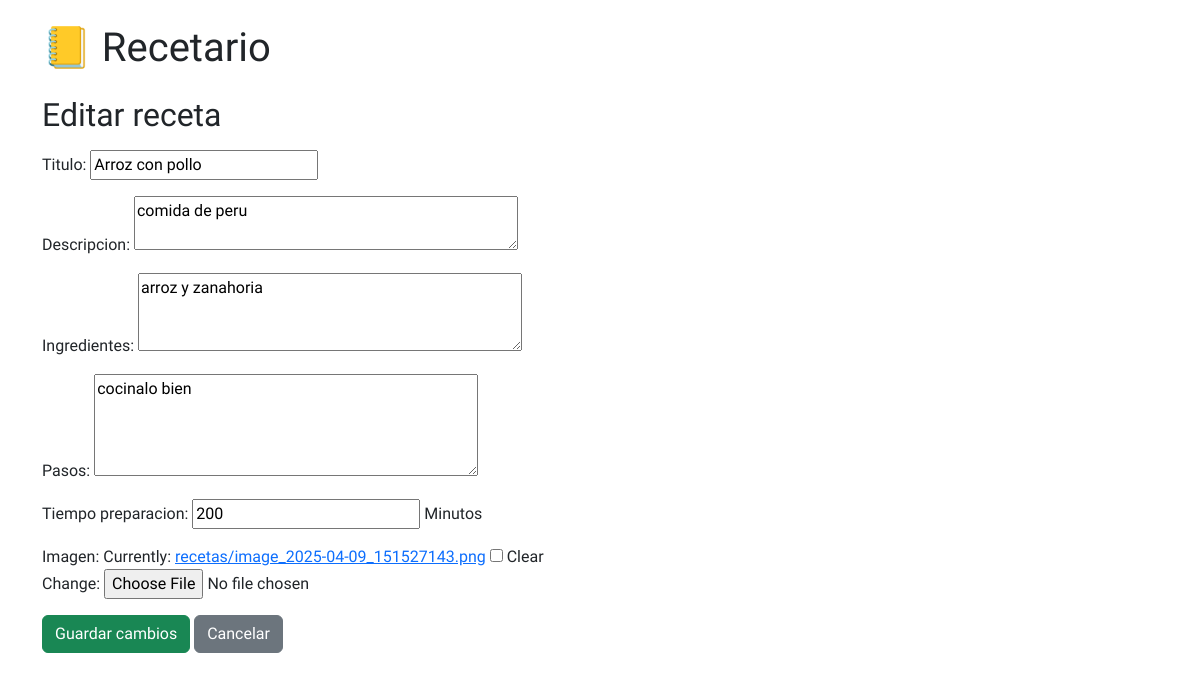
The app's page /receta/3/editar/ with its own data.
### core/models.py (models this page shows, shortened)
class Receta(models.Model):
    titulo = models.CharField(max_length=200)
    descripcion = models.TextField()
    ingredientes = models.TextField()
    pasos = models.TextField()
    tiempo_preparacion = models.IntegerField(help_text="Minutos")
    imagen = models.ImageField(upload_to='recetas/', null=True, blank=True)
    creado = models.DateTimeField(auto_now_add=True)

### core/views.py (the view)
# urls.py: path('receta/<int:receta_id>/editar/', views.editar_receta, name='editar_receta'),
def editar_receta(request, receta_id):
    receta = get_object_or_404(Receta, id=receta_id)
    if request.method == 'POST':
        form = RecetaForm(request.POST, request.FILES, instance=receta)
        if form.is_valid():
            form.save()
            return redirect('detalle_receta', receta_id=receta.id)
    else:
        form = RecetaForm(instance=receta)
    return render(request, 'core/editar_receta.html', {'form': form, 'receta': receta})

### core/forms.py
class RecetaForm(forms.ModelForm):
    class Meta:
        model = Receta
        fields = ['titulo', 'descripcion', 'ingredientes', 'pasos', 'tiempo_preparacion', 'imagen']
        widgets = {
            'descripcion': forms.Textarea(attrs={'rows': 2}),
            'ingredientes': forms.Textarea(attrs={'rows': 3}),
            'pasos': forms.Textarea(attrs={'rows': 4}),
        }

### core/templates/core/editar_receta.html (shortened to what this page needs)
{% extends 'core/base.html' %}
{% block content %}
<h2>Editar receta</h2>
<form method="post" enctype="multipart/form-data" class="mt-3">
    {{ form.as_p }}
    <button type="submit" class="btn btn-success">Guardar cambios</button>
    <a href="{% url 'detalle_receta' receta.id %}" class="btn btn-secondary">Cancelar</a>
</form>
{% endblock %}

### core/static/core/styles.css (style rules this page uses)
* { font-family: "Red Hat Display", sans-serif; }

### records on screen
Receta: titulo "Arroz con pollo", descripcion "comida de peru", ingredientes "arroz y zanahoria", pasos "cocinalo bien", tiempo_preparacion "200"
